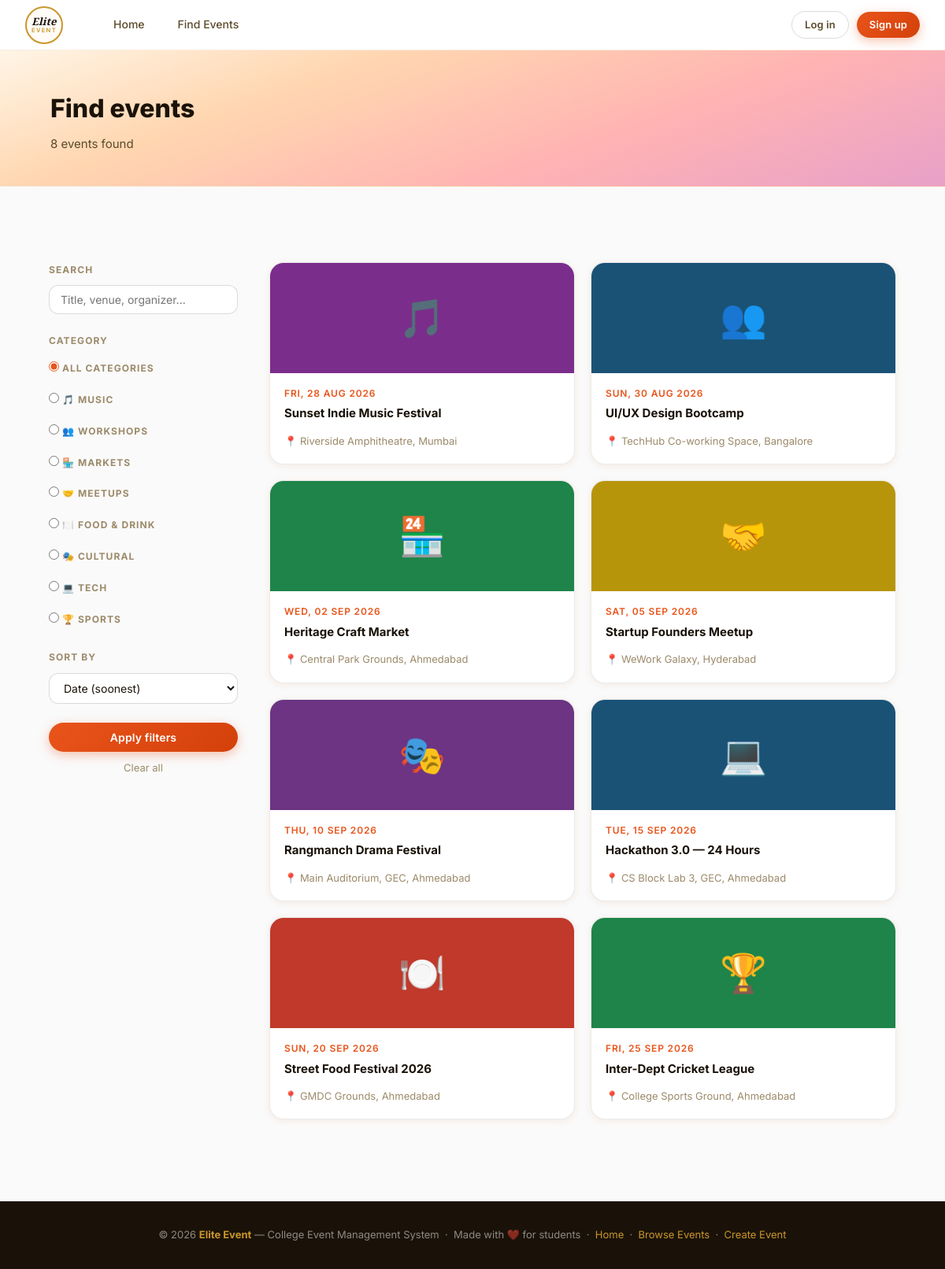
Screenshot of /events.php with the database file from the repository.
### tables this page shows
CREATE TABLE IF NOT EXISTS events (
    id INT UNSIGNED NOT NULL AUTO_INCREMENT,
    title VARCHAR(255) NOT NULL,
    category VARCHAR(60) NOT NULL,
    date DATE NOT NULL,
    time TIME NOT NULL,
    venue VARCHAR(255) NOT NULL,
    city VARCHAR(120) NOT NULL,
    organizer VARCHAR(190) NOT NULL,
    description TEXT NULL,
    google_form_url VARCHAR(1000) NULL,
    created_by INT UNSIGNED NULL,
    created_at DATETIME NOT NULL DEFAULT CURRENT_TIMESTAMP,
    updated_at DATETIME NOT NULL DEFAULT CURRENT_TIMESTAMP ON UPDATE CURRENT_TIMESTAMP,
    PRIMARY KEY (id),
    KEY idx_events_date_time (date, time),
    KEY idx_events_category (category),
    KEY idx_events_created_by (created_by),
    CONSTRAINT fk_events_user FOREIGN KEY (created_by) REFERENCES users(id) ON DELETE SET NULL
);

### includes/db.php (called while the page is built, shortened)
<?php
function db_config(): array {
    static $config = null;
    $configFile = __DIR__ . '/../config/database.php';
    if (file_exists($configFile)) {
        $config = require $configFile;
    }
    return $config;
}
function db(): PDO {
    static $pdo = null;
    $c = db_config();
    $charset = $c['charset'] ?? 'utf8mb4';
    try {
        $dsn = sprintf(
            'mysql:host=%s;port=%d;dbname=%s;charset=%s',
            $c['host'],
            (int)($c['port'] ?? 3306),
            $c['database'],
            $charset
        );
        $pdo = new PDO($dsn, $c['username'], $c['password'], [
            PDO::ATTR_ERRMODE => PDO::ERRMODE_EXCEPTION,
            PDO::ATTR_DEFAULT_FETCH_MODE => PDO::FETCH_ASSOC,
            PDO::ATTR_EMULATE_PREPARES => false,
        ]);
    } catch (PDOException $e) {
        if ((int)$e->getCode() === 1049) {
            $serverDsn = sprintf('mysql:host=%s;port=%d;charset=%s', $c['host'], (int)($c['port'] ?? 3306), $charset);
            $server = new PDO($serverDsn, $c['username'], $c['password'], [
                PDO::ATTR_ERRMODE => PDO::ERRMODE_EXCEPTION,
                PDO::ATTR_DEFAULT_FETCH_MODE => PDO::FETCH_ASSOC,
                PDO::ATTR_EMULATE_PREPARES => false,
            ]);
            $server->exec('CREATE DATABASE IF NOT EXISTS `' . str_replace('`', '``', $c['database']) . '` CHARACTER SET utf8mb4 COLLATE utf8mb4_unicode_ci');
            $server = null;
            $pdo = new PDO($dsn, $c['username'], $c['password'], [
                PDO::ATTR_ERRMODE => PDO::ERRMODE_EXCEPTION,
                PDO::ATTR_DEFAULT_FETCH_MODE => PDO::FETCH_ASSOC,
                PDO::ATTR_EMULATE_PREPARES => false,
            ]);
        } else {
            throw $e;
        }
    }
    db_install_or_migrate($pdo);
    return $pdo;
}
function db_install_or_migrate(PDO $pdo): void {
    $requiredTables = ['users', 'instagram_posts', 'events', 'registrations', 'feedback'];
    $placeholders = implode(',', array_fill(0, count($requiredTables), '?'));
    $stmt = $pdo->prepare("SELECT TABLE_NAME FROM information_schema.TABLES WHERE TABLE_SCHEMA = DATABASE() AND TABLE_NAME IN ($placeholders)");
    $stmt->execute($requiredTables);
    $tables = $stmt->fetchAll(PDO::FETCH_COLUMN);
    if (!in_array('events', $tables, true)) {
        $pdo->exec("CREATE TABLE events (
            id INT UNSIGNED NOT NULL AUTO_INCREMENT,
            title VARCHAR(255) NOT NULL,
            category VARCHAR(60) NOT NULL,
            date DATE NOT NULL,
            time TIME NOT NULL,
            venue VARCHAR(255) NOT NULL,
            city VARCHAR(120) NOT NULL,
            organizer VARCHAR(190) NOT NULL,
            description TEXT NULL,
            google_form_url VARCHAR(1000) NULL,
            created_by INT UNSIGNED NULL,
            created_at DATETIME NOT NULL DEFAULT CURRENT_TIMESTAMP,
            updated_at DATETIME NOT NULL DEFAULT CURRENT_TIMESTAMP ON UPDATE CURRENT_TIMESTAMP,
            PRIMARY KEY (id),
            KEY idx_events_date_time (date, time),
            KEY idx_events_category (category),
            KEY idx_events_created_by (created_by),
            CONSTRAINT fk_events_user FOREIGN KEY (created_by) REFERENCES users(id) ON DELETE SET NULL
        ) ENGINE=InnoDB DEFAULT CHARSET=utf8mb4 COLLATE=utf8mb4_unicode_ci");
    } else {
        $columns = $pdo->query("SELECT COLUMN_NAME FROM information_schema.COLUMNS WHERE TABLE_SCHEMA = DATABASE() AND TABLE_NAME = 'events'")->fetchAll(PDO::FETCH_COLUMN);
    }
    if ((int)$pdo->query('SELECT COUNT(*) FROM users')->fetchColumn() === 0) {
        $stmt = $pdo->prepare('INSERT INTO users (name, email, password_hash, role) VALUES (?, ?, ?, ?)');
        $stmt->execute(['Site Admin', 'admin@eliteevent.local', password_hash('Admin@123', PASSWORD_DEFAULT), 'admin']);
        $adminId = (int)$pdo->lastInsertId();
        if ((int)$pdo->query('SELECT COUNT(*) FROM instagram_posts')->fetchColumn() === 0) {
            $stmt = $pdo->prepare('INSERT INTO instagram_posts (url, caption, added_by) VALUES (?, ?, ?)');
            foreach ([
                'https://www.instagram.com/p/DZ19EVVgkzn/?igsh=bHU1b3R4anRlaTk=',
                'https://www.instagram.com/p/DZrXjbFC2bR/?igsh=MTF1NWpmNGR6Zm94ZQ==',
                'https://www.instagram.com/p/DZg1eOOgtuB/?igsh=ZGpqb3lkem9zMnB1',
                'https://www.instagram.com/reel/DYjBB8bBmnP/?utm_source=ig_web_copy_link&igsh=MzRlODBiNWFlZA==',
            ] as $url) {
                $stmt->execute([$url, '', $adminId]);
            }
        }
    }
    db_seed_events_mysql($pdo);
}
function db_seed_events_mysql(PDO $pdo): void {
    if ((int)$pdo->query('SELECT COUNT(*) FROM events')->fetchColumn() > 0) return;
}

### includes/data.php (called while the page is built, shortened)
<?php
$categories = [
    ['slug'=>'music','name'=>'Music','icon'=>'🎵','color'=>'#7B2D8B'],
    ['slug'=>'workshop','name'=>'Workshops','icon'=>'👥','color'=>'#1A5276'],
    ['slug'=>'market','name'=>'Markets','icon'=>'🏪','color'=>'#1E8449'],
    ['slug'=>'meetup','name'=>'Meetups','icon'=>'🤝','color'=>'#B7950B'],
    ['slug'=>'food','name'=>'Food & Drink','icon'=>'🍽️','color'=>'#C0392B'],
    ['slug'=>'cultural','name'=>'Cultural','icon'=>'🎭','color'=>'#6C3483'],
    ['slug'=>'tech','name'=>'Tech','icon'=>'💻','color'=>'#1A5276'],
    ['slug'=>'sports','name'=>'Sports','icon'=>'🏆','color'=>'#1E8449'],
];
function getAllEvents(): array {
    return db()->query('SELECT * FROM events ORDER BY date ASC, time ASC, id ASC')->fetchAll();
}
$events = getAllEvents();
function getCategory(string $slug, array $categories): array {
    foreach ($categories as $cat) if ($cat['slug'] === $slug) return $cat;
    return ['slug'=>$slug,'name'=>ucfirst($slug),'icon'=>'📌','color'=>'#888'];
}
function formatEventDate(string $date): string {
    $ts = strtotime($date);
    return $ts ? date('D, d M Y', $ts) : $date;
}
function filterEvents(array $events, string $q, string $category): array {
    return array_values(array_filter($events, function ($e) use ($q, $category) {
        if ($q !== '') {
            $haystack = strtolower($e['title'].' '.$e['venue'].' '.$e['city'].' '.$e['organizer']);
            if (strpos($haystack, strtolower($q)) === false) return false;
        }
        return $category === 'all' || $e['category'] === $category;
    }));
}

### events.php (the view, shortened to what this page needs)
<?php
require_once __DIR__ . '/includes/data.php';
require_once __DIR__ . '/includes/header.php';
$q        = trim($_GET['q'] ?? '');
$category = trim($_GET['category'] ?? 'all');
$sort     = $_GET['sort'] ?? 'date';
$results = filterEvents($events, $q, $category);
usort($results, function ($a, $b) use ($sort) {
    return strtotime($a['date']) <=> strtotime($b['date']);
});
?>
<section class="page-head">
  <div class="container">
    <h1>Find events</h1>
    <p><?= count($results) ?> event<?= count($results) === 1 ? '' : 's' ?> found<?= $q !== '' ? ' for "' . htmlspecialchars($q) . '"' : '' ?></p>
  </div>
</section>
<section class="section">
  <div class="container browse-layout">
    <form method="get" action="events.php" class="filters-sidebar">
      <div class="filter-group">
        <label for="q">Search</label>
        <input type="text" id="q" name="q" placeholder="Title, venue, organizer..." value="<?= htmlspecialchars($q) ?>">
      </div>
      <div class="filter-group">
        <span class="filter-group-label">Category</span>
        <label class="filter-option">
          <input type="radio" name="category" value="all" <?= $category === 'all' ? 'checked' : '' ?>> All categories
        </label>
        <?php foreach ($categories as $cat): ?>
          <label class="filter-option">
            <input type="radio" name="category" value="<?= htmlspecialchars($cat['slug']) ?>" <?= $category === $cat['slug'] ? 'checked' : '' ?>>
            <?= $cat['icon'] ?> <?= htmlspecialchars($cat['name']) ?>
          </label>
        <?php endforeach; ?>
      </div>
      <div class="filter-group">
        <label for="sort">Sort by</label>
        <select id="sort" name="sort">
          <option value="date"       <?= $sort === 'date'       ? 'selected' : '' ?>>Date (soonest)</option>
        </select>
      </div>
      <button type="submit" class="btn btn-primary btn-block">Apply filters</button>
      <a href="events.php" class="clear-filters">Clear all</a>
    </form>
    <div class="browse-results">
      <?php if (empty($results)): ?>
        <div class="empty-state">
          <span class="empty-state-icon">🔎</span>
          <h3>No events match your filters</h3>
          <p>Try a broader search or clear a filter to see more results.</p>
          <a href="events.php" class="btn btn-ghost">Clear all filters</a>
        </div>
      <?php else: ?>
        <div class="event-grid">
          <?php foreach ($results as $event):
            $cat = getCategory($event['category'], $categories);
          ?>
            <a href="event-detail.php?id=<?= $event['id'] ?>" class="event-card">
              <div class="event-card-cover" style="--cover-color: <?= htmlspecialchars($cat['color']) ?>">
                <span class="event-card-icon"><?= $cat['icon'] ?></span>
              </div>
              <div class="event-card-body">
                <span class="event-card-date"><?= formatEventDate($event['date']) ?></span>
                <h3><?= htmlspecialchars($event['title']) ?></h3>
                <p class="event-card-venue">📍 <?= htmlspecialchars($event['venue']) ?>, <?= htmlspecialchars($event['city']) ?></p>
              </div>
            </a>
          <?php endforeach; ?>
        </div>
      <?php endif; ?>
    </div>
  </div>
</section>
<?php require_once __DIR__ . '/includes/footer.php'; ?>

### css/style.css (style rules this page uses)
*, *::before, *::after { box-sizing: border-box; margin: 0; padding: 0; }
:root { --orange: #E8541A; --orange-light: #F4784A; --orange-dark: #C13E0C; --gold: #C9962A; --gold-light: #F0C95A; --cream: #FFF8F0; --warm-white: #FFFCF8; --bg: #FAFAFA; --surface: #FFFFFF; --border: rgba(0,0,0,0.08); --border-mid: rgba(0,0,0,0.14); --text-primary: #1A1208; --text-secondary:#5C4A2A; --text-hint: #9C8A6A; --green: #2E7D32; --green-bg: #E8F5E9; --red: #C62828; --red-bg: #FFEBEE; --blue: #1565C0; --blue-bg: #E3F2FD; --purple: #6A1B9A; --purple-bg: #F3E5F5; --radius-sm: 6px; --radius-md: 12px; --radius-lg: 18px; --radius-xl: 28px; --shadow-sm: 0 2px 8px rgba(200,100,30,0.10); --shadow-md: 0 6px 24px rgba(200,100,30,0.14); --shadow-lg: 0 12px 40px rgba(200,100,30,0.18); --grad-hero: linear-gradient(160deg, #FFF5E6 0%, #FFD6B0 30%, #FFB3B3 65%, #E8A0C8 100%); --grad-btn: linear-gradient(135deg, #E8541A 0%, #D4400A 100%); --grad-gold: linear-gradient(135deg, #C9962A 0%, #F0C95A 100%); }
html { scroll-behavior: smooth; }
body { font-family: 'Inter', sans-serif; background: var(--bg); color: var(--text-primary); font-size: 15px; line-height: 1.65; min-height: 100vh; }
.btn { display: inline-flex; align-items: center; justify-content: center; gap: 7px; padding: 10px 22px; font-size: 14px; font-weight: 600; font-family: 'Inter', sans-serif; border-radius: var(--radius-xl); border: none; cursor: pointer; transition: all 0.18s; text-decoration: none; white-space: nowrap; letter-spacing: 0.01em; }
.btn-primary { background: var(--grad-btn); color: #fff; box-shadow: 0 4px 14px rgba(232,84,26,0.35); }
.btn-block { width: 100%; }
.container { max-width: 1140px; margin: 0 auto; padding: 0 2rem; }
.section { padding: 3.5rem 0; }
.event-grid { display: grid; grid-template-columns: repeat(auto-fill, minmax(260px, 1fr)); gap: 20px; }
.event-card { background: var(--surface); border-radius: var(--radius-lg); overflow: hidden; border: 1px solid var(--border); box-shadow: var(--shadow-sm); transition: transform 0.2s, box-shadow 0.2s; text-decoration: none; color: var(--text-primary); display: flex; flex-direction: column; }
.event-card-cover { height: 140px; background: var(--cover-color, #eee); display: flex; align-items: center; justify-content: center; position: relative; }
.event-card-icon { font-size: 48px; }
.event-card-body { padding: 16px 18px 18px; flex: 1; display: flex; flex-direction: column; }
.event-card-date { font-size: 12px; font-weight: 600; color: var(--orange); text-transform: uppercase; letter-spacing: 0.07em; margin-bottom: 6px; display: block; }
.event-card h3 { font-size: 15px; font-weight: 700; line-height: 1.35; margin-bottom: 8px; color: var(--text-primary); }
.event-card-venue { font-size: 13px; color: var(--text-hint); margin-top: auto; padding-top: 6px; }
.page-head { background: var(--grad-hero); padding: 3rem 2rem 2.5rem; border-bottom: 1px solid rgba(200,100,30,0.12); }
.page-head h1 { font-size: 32px; font-weight: 800; margin-bottom: 6px; }
.page-head p { font-size: 15px; color: var(--text-secondary); }
.browse-layout { display: grid; grid-template-columns: 240px 1fr; gap: 2.5rem; padding-top: 2.5rem; padding-bottom: 3rem; }
.filters-sidebar { align-self: start; position: sticky; top: 80px; }
.filter-group { margin-bottom: 1.5rem; }
.filter-group label, .filter-group-label { font-size: 12px; font-weight: 700; text-transform: uppercase; letter-spacing: 0.09em; color: var(--text-hint); display: block; margin-bottom: 10px; }
.filter-group input[type="text"], .filter-group select { width: 100%; padding: 9px 14px; border: 1.5px solid var(--border-mid); border-radius: var(--radius-md); font-size: 14px; font-family: 'Inter', sans-serif; color: var(--text-primary); background: var(--surface); outline: none; transition: border-color 0.15s; }
.filter-option { display: flex; align-items: center; gap: 8px; font-size: 14px; color: var(--text-secondary); cursor: pointer; padding: 5px 0; font-weight: normal; text-transform: none; letter-spacing: 0; margin-bottom: 0; }
.filter-option input[type="radio"] { accent-color: var(--orange); }
.clear-filters { display: block; text-align: center; margin-top: 10px; font-size: 13px; color: var(--text-hint); text-decoration: none; transition: color 0.15s; }

### rows the page displays
events: category "🎵", date "FRI, 28 AUG 2026", title "Sunset Indie Music Festival", venue "Riverside Amphitheatre", city "Mumbai"
events: category "👥", date "SUN, 30 AUG 2026", title "UI/UX Design Bootcamp", venue "TechHub Co-working Space", city "Bangalore"
events: category "🏪", date "WED, 02 SEP 2026", title "Heritage Craft Market", venue "Central Park Grounds", city "Ahmedabad"
events: category "🤝", date "SAT, 05 SEP 2026", title "Startup Founders Meetup", venue "WeWork Galaxy", city "Hyderabad"
events: category "🎭", date "THU, 10 SEP 2026", title "Rangmanch Drama Festival", venue "Main Auditorium, GEC", city "Ahmedabad"
events: category "💻", date "TUE, 15 SEP 2026", title "Hackathon 3.0 — 24 Hours", venue "CS Block Lab 3, GEC", city "Ahmedabad"
events: category "🍽️", date "SUN, 20 SEP 2026", title "Street Food Festival 2026", venue "GMDC Grounds", city "Ahmedabad"
events: category "🏆", date "FRI, 25 SEP 2026", title "Inter-Dept Cricket League", venue "College Sports Ground", city "Ahmedabad"

### other values shown
count($results) "8"
$cat['icon'] "🎵"
$cat['name'] "MUSIC"
$cat['icon'] "👥"
$cat['name'] "WORKSHOPS"
$cat['icon'] "🏪"
$cat['name'] "MARKETS"
$cat['icon'] "🤝"
$cat['name'] "MEETUPS"
$cat['icon'] "🍽️"
$cat['name'] "FOOD & DRINK"
$cat['icon'] "🎭"
$cat['name'] "CULTURAL"
$cat['icon'] "💻"
$cat['name'] "TECH"
